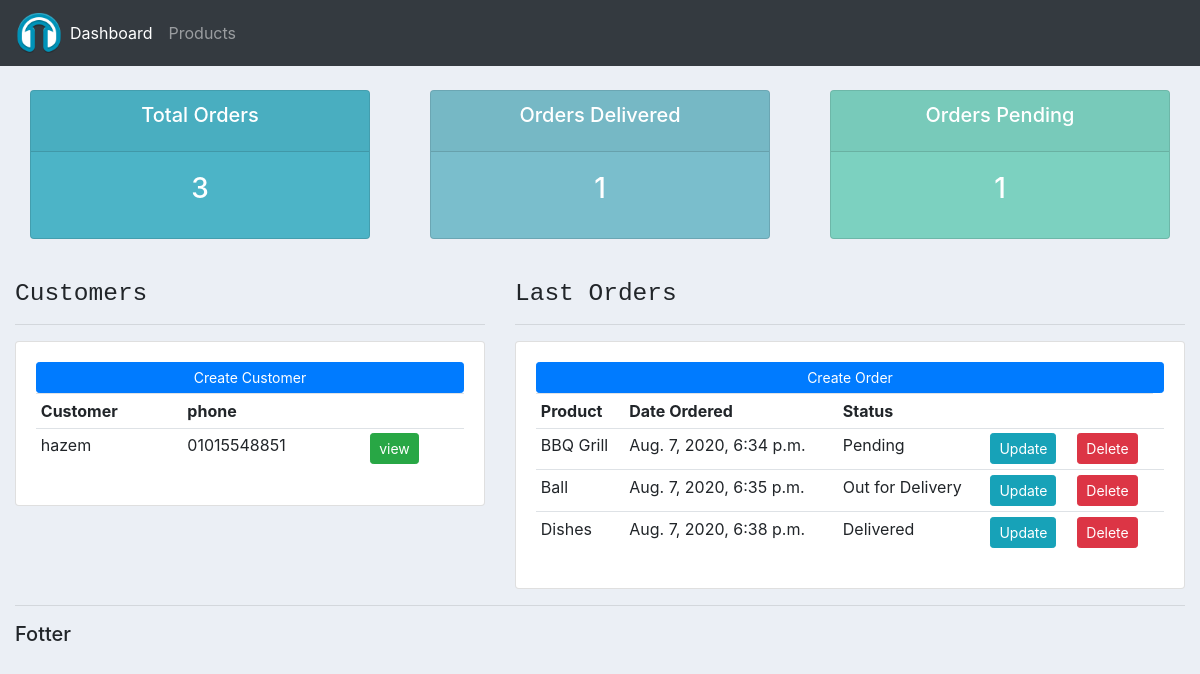
Before: / with the older database file.
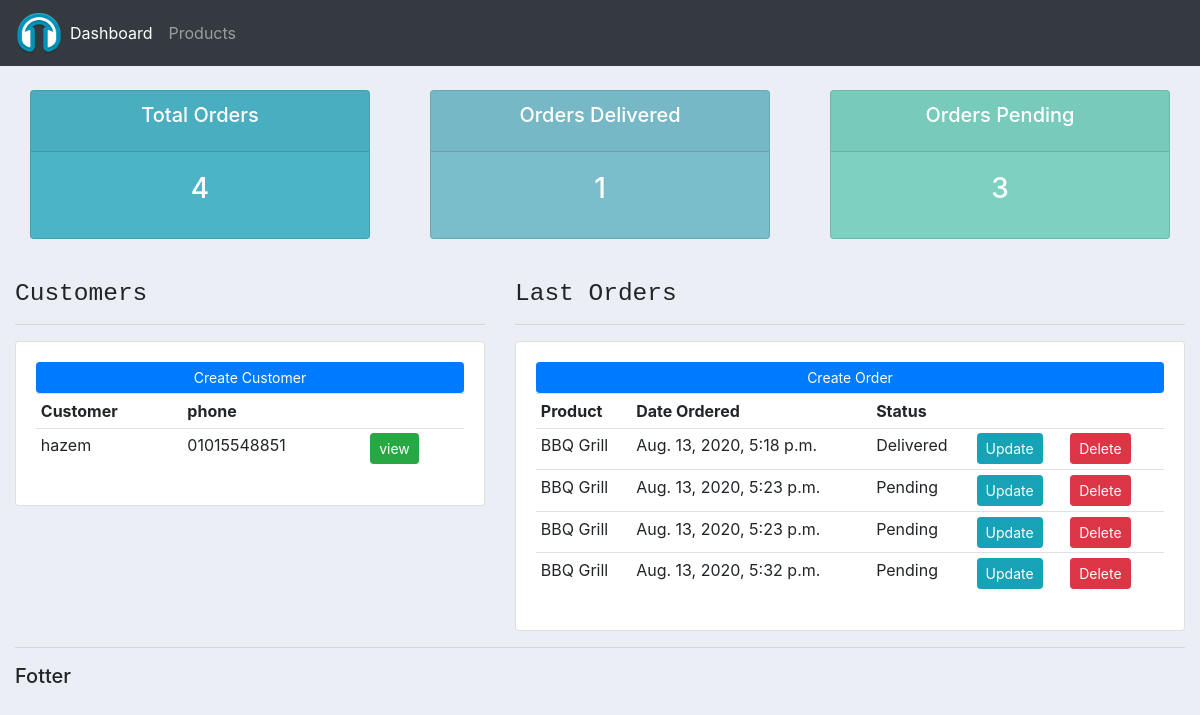
After: the same page with the newer database file.
### accountss/models.py (models this page shows, shortened)
class Customer(models.Model):
    name  = models.CharField(max_length=200, null=True)
    phone = models.CharField(max_length=200, null=True)
    email = models.CharField(max_length=200, null=True)
    date_created = models.DateTimeField(auto_now_add=True, null=True)

class Order(models.Model):
    STATUS = (
        ('Pending','Pending'),
        ('Out for Delivery','Out for Delivery'),
        ('Delivered','Delivered'),
    )
    customer = models.ForeignKey(Customer, null=True, on_delete=models.SET_NULL)
    product  = models.ForeignKey(Product, null=True, on_delete=models.SET_NULL)
    date_created = models.DateTimeField(auto_now_add=True, null=True)
    status = models.CharField(max_length=200, null=True, choices=STATUS)

class Product(models.Model):
    CATEGORY = (
        ('Indoor','Indoor'),
        ('Out Door','Out Door'),
    )
    name         = models.CharField(max_length=200, null=True)
    price        = models.FloatField(null=True)
    category     = models.CharField(max_length=200, null=True, choices=CATEGORY)
    description  = models.CharField(max_length=200, null=True, blank=True)
    date_created = models.DateTimeField(auto_now_add=True, null=True)
    tags = models.ManyToManyField(Tag)
    def __str__(self):
        return self.name

### accountss/views.py (the view)
# urls.py: 2. Add a URL to urlpatterns:  path('', views.home, name='home')
def home(request):
    orders = Order.objects.all()
    customers = Customer.objects.all()
    total_customers = customers.count()
    total_orders = orders.count()
    delivered = orders.filter(status= 'Delivered').count()
    pending = orders.filter(status= 'Pending').count()
    context = {'customers':customers, 'orders':orders, 'total_orders':total_orders, 'delivered':delivered, 'pending':pending}
    return render(request, 'accountss/Dashboard.html',context)

### accountss/templates/accountss/Dashboard.html
{% extends 'accountss/main.html'%}
{% block content%}
{% include 'accountss/status.html'%}
<br>
<div class="row">
    <div class="col-md-5">
        <h3><pre>Customers</pre></h3>
        <hr>
        <div class="card card-body">
            <a class="btn btn-primary btn-sm btn-block" href="">Create Customer</a>
            <table class="table table-sm">
                <tr>
                    <th>Customer</th>
                    <th>phone</th>
                    <th></th>
                </tr>
                {% for customer in customers %}
                    <tr>
                        <td>{{ customer.name }}</td>
                        <td>{{ customer.phone }}</td>
                        <td><a class="btn btn-sm btn-success" href="{% url 'customer' customer.id %}">view</a></td>
                    </tr>
                {% endfor %}
            </table>
        </div>
    </div>
    <div class="col-md-7">
        <h3><pre>Last Orders</pre></h3>
        <hr>
        <div class="card card-body">
            <a class="btn btn-primary btn-sm btn-block" href="{% url 'create_order' %}">Create Order</a>
            <table class="table table-sm">
                <tr>
                    <th>Product</th>
                    <th>Date Ordered</th>
                    <th>Status</th>
                    <th></th>
                    <th></th>
                </tr>
                {% for order in orders %}
                    <tr>
                        <td>{{ order.product }}</td>
                        <td>{{ order.date_created }}</td>
                        <td>{{ order.status }}</td>
                        <td><a class="btn btn-sm btn-info" href="{% url 'update_order' order.id %}">Update</a></td>
                        <td><a class="btn btn-sm btn-danger" href="{% url 'delete_order' order.id %}">Delete</a><td>
                    </tr>
                {% endfor %}
            </table>
        </div>
    </div>
</div>
{% endblock %}

### accountss/templates/accountss/main.html (shortened to what this page needs)
{% load static %}
<!DOCTYPE html>
<html>
    <head>
        <link rel="stylesheet" href="https://stackpath.bootstrapcdn.com/bootstrap/4.3.1/css/bootstrap.min.css">
        <link rel="stylesheet" type="text/css" href="{% static '/css/main.css' %}">
        <link rel="stylesheet" type="text/css" href="{% static '/css/navbar.css' %}" >
    </head>
    <body>
        {% include 'accountss/navbar.html'%}
        <div class="mw-100 container" >
        {% block content %}
        {% endblock %}
        <hr>
        <h5>Fotter</h5>
    </div>
    </body>
</html>

### accountss/templates/accountss/navbar.html (shortened to what this page needs)
{% load static %}
<nav class="navbar navbar-expand-lg navbar-dark bg-dark">
  <img class="nav-small-hazem" src="{% static 'images/logo.png' %}">
    <div class="collapse navbar-collapse" id="navbarNavAltMarkup">
      <div class="navbar-nav">
        <a class="nav-item nav-link active" href="{% url 'home' %}">Dashboard</a>
        <a class="nav-item nav-link" href="{% url 'products'%}">Products</a>
      </div>
    </div>
  </nav>

### accountss/templates/accountss/status.html
<br>
<div class="row " >
    <div class="col">
        <div class="col-md">
            <div class="card text-center text-white mb-3" id="total-orders">
                <div class="card-header">
                    <h5 class="card-title">Total Orders</h5>
                </div>
                <div class="card-body">
                    <h3 class="card-title">
                        {{ total_orders }}
                    </h3>
                </div>
            </div>
        </div>
    </div>
    <div class="col">
        <div class="col-md">
            <div class="card text-center text-white mb-3" id="orders-delivered">
                <div class="card-header">
                    <h5 class="card-title">Orders Delivered</h5>
                </div>
                <div class="card-body">
                    <h3 class="card-title">
                        {{ delivered }}
                    </h3>
                </div>
            </div>
        </div>
    </div>
    <div class="col">
        <div class="col-md">
            <div class="card text-center text-white mb-3" id="orders-pending">
                <div class="card-header">
                    <h5 class="card-title">Orders Pending</h5>
                </div>
                <div class="card-body">
                    <h3 class="card-title">
                        {{ pending }}
                    </h3>
                </div>
            </div>
        </div>
    </div>
</div>

### static/css/main.css (style rules this page uses)
body { background-color: #ebeff5; }
#total-orders { background-color: #4cb4c7; }
#orders-delivered { background-color: #7abecc; }
#orders-pending { background-color: #7CD1C0; }

### static/css/navbar.css (style rules this page uses)
.nav-small-hazem { float: left; padding: 2px 0px; font-size: 19px; line-height: 24px; height: 50px; max-width: 50px; display: table; }

Changed rows visible on the page:
removed Order: product "BBQ Grill", date_created "Aug. 7, 2020, 6:34 p.m.", status "Pending"
removed Order: product "Ball", date_created "Aug. 7, 2020, 6:35 p.m.", status "Out for Delivery"
removed Order: product "Dishes", date_created "Aug. 7, 2020, 6:38 p.m.", status "Delivered"
added Order: product "BBQ Grill", date_created "Aug. 13, 2020, 5:18 p.m.", status "Delivered"
added Order: product "BBQ Grill", date_created "Aug. 13, 2020, 5:23 p.m.", status "Pending"
added Order: product "BBQ Grill", date_created "Aug. 13, 2020, 5:23 p.m.", status "Pending"
added Order: product "BBQ Grill", date_created "Aug. 13, 2020, 5:32 p.m.", status "Pending"
Other visible differences:
{{ total_orders }}: "3" → "4"
{{ pending }}: "1" → "3"
